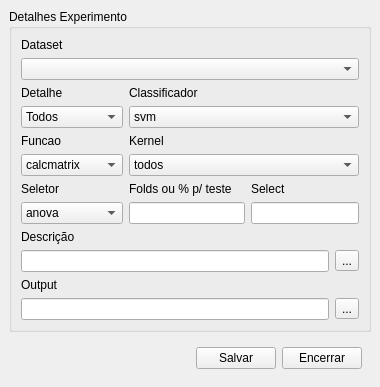
<?xml version="1.0" encoding="UTF-8"?>
<ui version="4.0">
 <class>ClassificacaoWindow</class>
 <widget class="QMainWindow" name="ClassificacaoWindow">
  <property name="geometry">
   <rect>
    <x>0</x>
    <y>0</y>
    <width>380</width>
    <height>381</height>
   </rect>
  </property>
  <property name="sizePolicy">
   <sizepolicy hsizetype="Expanding" vsizetype="Expanding">
    <horstretch>0</horstretch>
    <verstretch>0</verstretch>
   </sizepolicy>
  </property>
  <property name="windowTitle">
   <string>Wavelets</string>
  </property>
  <property name="autoFillBackground">
   <bool>false</bool>
  </property>
  <property name="documentMode">
   <bool>true</bool>
  </property>
  <property name="dockNestingEnabled">
   <bool>false</bool>
  </property>
  <property name="dockOptions">
   <set>QMainWindow::AllowTabbedDocks|QMainWindow::AnimatedDocks|QMainWindow::VerticalTabs</set>
  </property>
  <widget class="QWidget" name="centralwidget">
   <layout class="QVBoxLayout" name="verticalLayout_2">
    <item>
     <layout class="QVBoxLayout" name="verticalLayout">
      <item>
       <widget class="QGroupBox" name="groupBox_2">
        <property name="title">
         <string>Detalhes Experimento</string>
        </property>
        <layout class="QGridLayout" name="gridLayout">
         <item row="6" column="0">
          <widget class="QLabel" name="label_6">
           <property name="text">
            <string>Seletor</string>
           </property>
          </widget>
         </item>
         <item row="11" column="0" colspan="3">
          <widget class="QLineEdit" name="leDescricao"/>
         </item>
         <item row="0" column="0">
          <widget class="QLabel" name="label">
           <property name="text">
            <string>Dataset</string>
           </property>
          </widget>
         </item>
         <item row="1" column="0" colspan="4">
          <widget class="QComboBox" name="cbDataset"/>
         </item>
         <item row="2" column="0">
          <widget class="QLabel" name="label_3">
           <property name="text">
            <string>Detalhe</string>
           </property>
          </widget>
         </item>
         <item row="2" column="1">
          <widget class="QLabel" name="label_8">
           <property name="text">
            <string>Classificador</string>
           </property>
          </widget>
         </item>
         <item row="3" column="0">
          <widget class="QComboBox" name="cbDetalhe">
           <item>
            <property name="text">
             <string>Todos</string>
            </property>
           </item>
           <item>
            <property name="text">
             <string>Aproximacao</string>
            </property>
           </item>
           <item>
            <property name="text">
             <string>Horizontais</string>
            </property>
           </item>
           <item>
            <property name="text">
             <string>Verticais</string>
            </property>
           </item>
           <item>
            <property name="text">
             <string>Diagonais</string>
            </property>
           </item>
          </widget>
         </item>
         <item row="4" column="1">
          <widget class="QLabel" name="label_5">
           <property name="text">
            <string>Kernel</string>
           </property>
          </widget>
         </item>
         <item row="4" column="0">
          <widget class="QLabel" name="label_4">
           <property name="text">
            <string>Funcao</string>
           </property>
          </widget>
         </item>
         <item row="3" column="1" colspan="3">
          <widget class="QComboBox" name="cbClassificador">
           <item>
            <property name="text">
             <string>svm</string>
            </property>
           </item>
           <item>
            <property name="text">
             <string>tree</string>
            </property>
           </item>
          </widget>
         </item>
         <item row="5" column="1" colspan="3">
          <widget class="QComboBox" name="cbKernel">
           <item>
            <property name="text">
             <string>todos</string>
            </property>
           </item>
           <item>
            <property name="text">
             <string>linear</string>
            </property>
           </item>
           <item>
            <property name="text">
             <string>rbf</string>
            </property>
           </item>
           <item>
            <property name="text">
             <string>poly</string>
            </property>
           </item>
          </widget>
         </item>
         <item row="5" column="0">
          <widget class="QComboBox" name="cbFuncao">
           <item>
            <property name="text">
             <string>calcmatrix</string>
            </property>
           </item>
          </widget>
         </item>
         <item row="6" column="1">
          <widget class="QLabel" name="label_7">
           <property name="text">
            <string>Folds ou % p/ teste</string>
           </property>
          </widget>
         </item>
         <item row="6" column="2">
          <widget class="QLabel" name="label_9">
           <property name="text">
            <string>Select</string>
           </property>
          </widget>
         </item>
         <item row="7" column="0">
          <widget class="QComboBox" name="cbSeletor">
           <item>
            <property name="text">
             <string>anova</string>
            </property>
           </item>
           <item>
            <property name="text">
             <string>pca</string>
            </property>
           </item>
          </widget>
         </item>
         <item row="7" column="2" colspan="2">
          <widget class="QLineEdit" name="leSelect"/>
         </item>
         <item row="7" column="1">
          <widget class="QLineEdit" name="leFolds"/>
         </item>
         <item row="8" column="0">
          <widget class="QLabel" name="label_2">
           <property name="text">
            <string>Descrição</string>
           </property>
          </widget>
         </item>
         <item row="11" column="3">
          <widget class="QToolButton" name="tbDesc">
           <property name="text">
            <string>...</string>
           </property>
          </widget>
         </item>
         <item row="12" column="0">
          <widget class="QLabel" name="label_10">
           <property name="text">
            <string>Output</string>
           </property>
          </widget>
         </item>
         <item row="13" column="0" colspan="3">
          <widget class="QLineEdit" name="leFileResult"/>
         </item>
         <item row="13" column="3">
          <widget class="QToolButton" name="tbOutput">
           <property name="text">
            <string>...</string>
           </property>
          </widget>
         </item>
        </layout>
       </widget>
      </item>
     </layout>
    </item>
    <item>
     <widget class="QFrame" name="frame">
      <property name="frameShape">
       <enum>QFrame::NoFrame</enum>
      </property>
      <property name="frameShadow">
       <enum>QFrame::Plain</enum>
      </property>
      <layout class="QGridLayout" name="gridLayout_3">
       <item row="0" column="0">
        <spacer name="horizontalSpacer">
         <property name="orientation">
          <enum>Qt::Horizontal</enum>
         </property>
         <property name="sizeHint" stdset="0">
          <size>
           <width>252</width>
           <height>20</height>
          </size>
         </property>
        </spacer>
       </item>
       <item row="0" column="1">
        <widget class="QPushButton" name="btIncluir">
         <property name="text">
          <string>Salvar</string>
         </property>
        </widget>
       </item>
       <item row="0" column="2">
        <widget class="QPushButton" name="btExecutar">
         <property name="layoutDirection">
          <enum>Qt::RightToLeft</enum>
         </property>
         <property name="text">
          <string>Encerrar</string>
         </property>
        </widget>
       </item>
      </layout>
     </widget>
    </item>
   </layout>
  </widget>
  <widget class="QMenuBar" name="menuBar">
   <property name="geometry">
    <rect>
     <x>0</x>
     <y>0</y>
     <width>380</width>
     <height>18</height>
    </rect>
   </property>
  </widget>
 </widget>
 <resources/>
 <connections/>
</ui>
